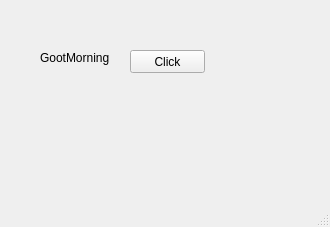
<?xml version="1.0" encoding="UTF-8"?>
<ui version="4.0">
 <class>MainWindow</class>
 <widget class="QMainWindow" name="MainWindow">
  <property name="geometry">
   <rect>
    <x>0</x>
    <y>0</y>
    <width>330</width>
    <height>227</height>
   </rect>
  </property>
  <property name="windowTitle">
   <string>MainWindow</string>
  </property>
  <widget class="QWidget" name="centralwidget">
   <widget class="QPushButton" name="pb">
    <property name="geometry">
     <rect>
      <x>130</x>
      <y>50</y>
      <width>75</width>
      <height>23</height>
     </rect>
    </property>
    <property name="text">
     <string>Click</string>
    </property>
   </widget>
   <widget class="QLabel" name="lbl">
    <property name="geometry">
     <rect>
      <x>40</x>
      <y>50</y>
      <width>81</width>
      <height>16</height>
     </rect>
    </property>
    <property name="text">
     <string>GootMorning</string>
    </property>
   </widget>
  </widget>
  <widget class="QMenuBar" name="menubar">
   <property name="geometry">
    <rect>
     <x>0</x>
     <y>0</y>
     <width>330</width>
     <height>21</height>
    </rect>
   </property>
  </widget>
  <widget class="QStatusBar" name="statusbar"/>
 </widget>
 <resources/>
 <connections/>
</ui>
